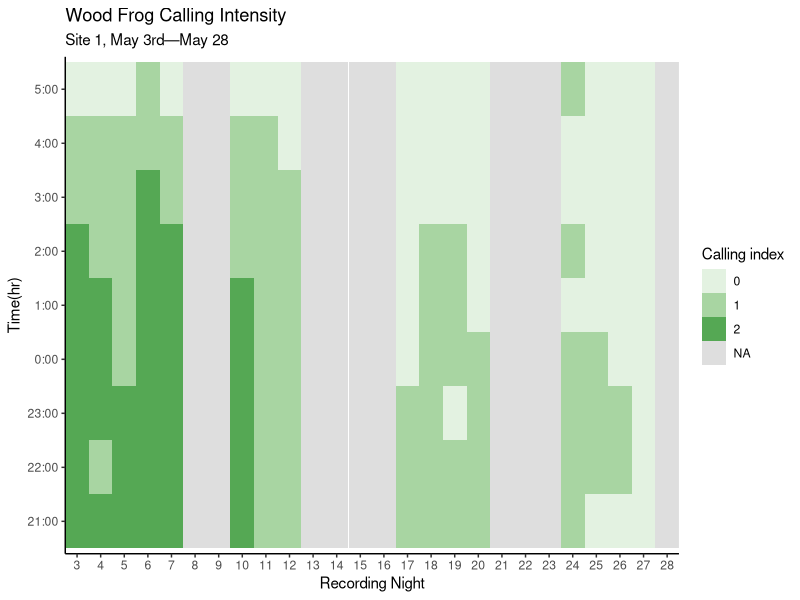
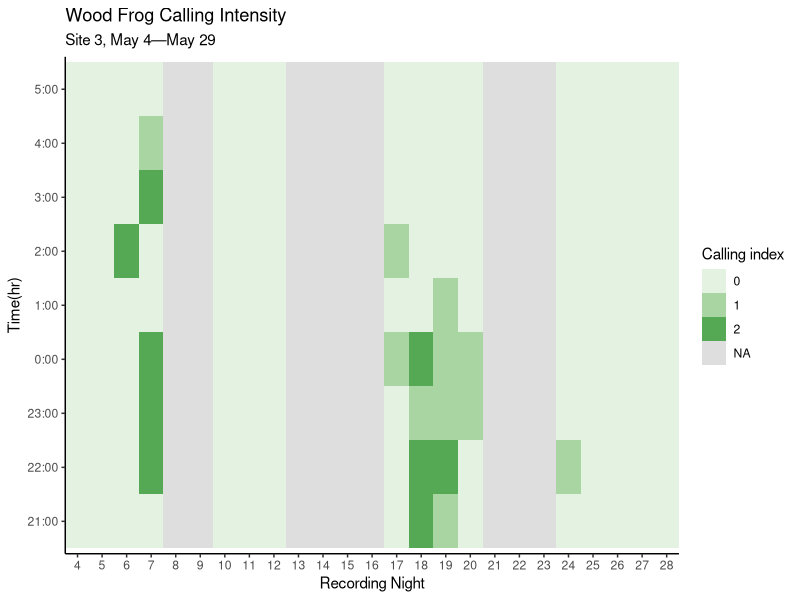
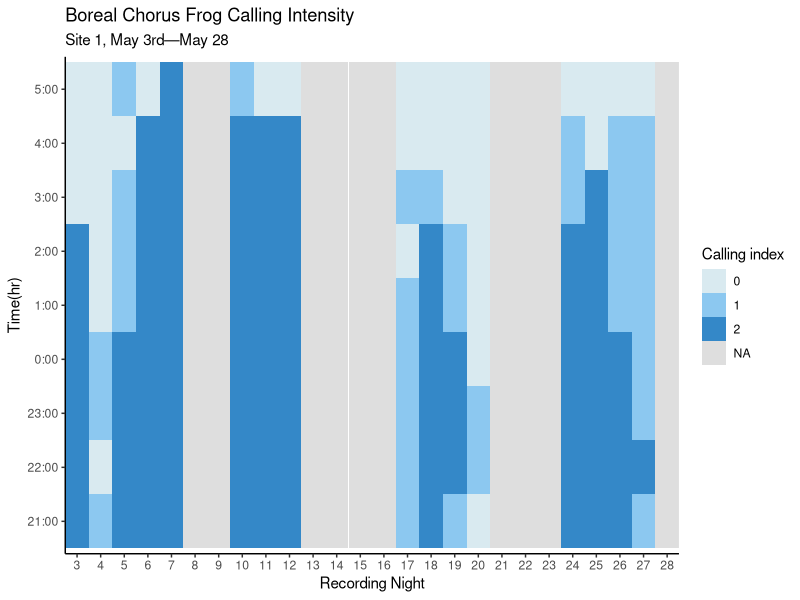
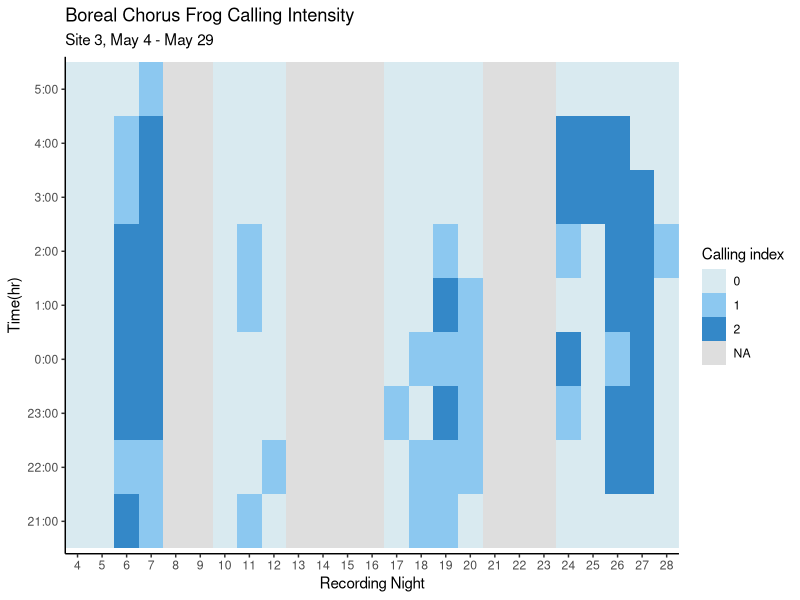
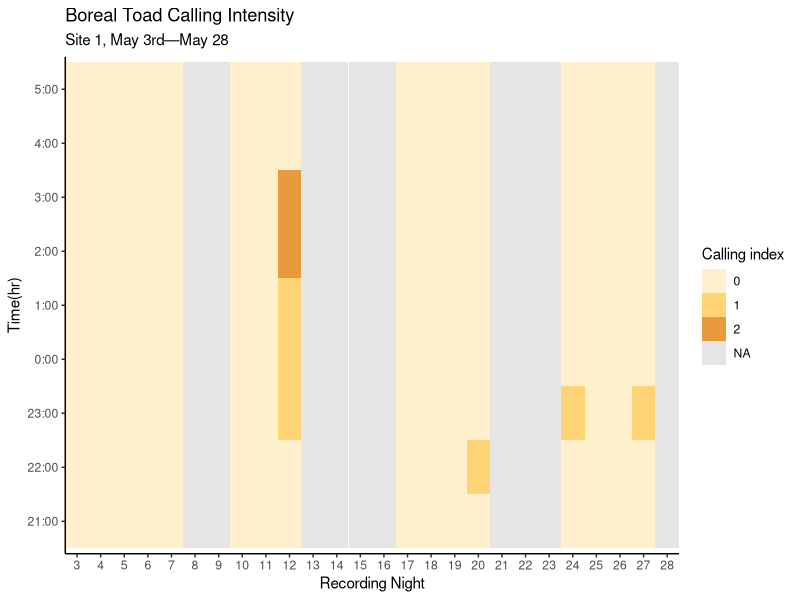
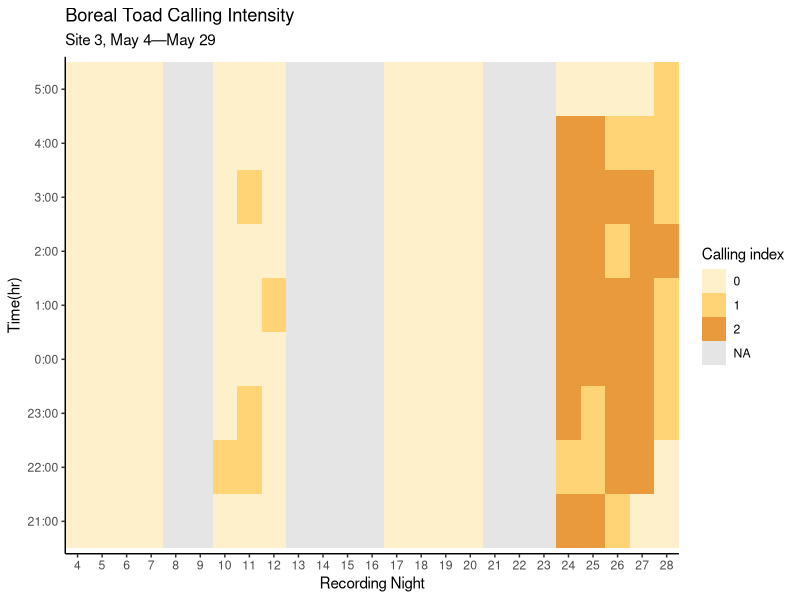

Source code (R) for these figures, in order:

# NECESSARY PACKAGES:

install.packages("ggplot2")
install.packages("dplyr")


library(ggplot2)
library(dplyr)


# DATA TIDYING AND COMPILATION: 

# collect all data from main file

data <- read.csv("data.csv")

# Main data file separated by species and site number: 

bchf.1<- select(data,time, night, site, species, index) 
bchf.1 <- filter(data, site == c(1), species == "bchf") 

bt.1 <- select(data,time, night, site, species, index) 
bt.1 <- filter(data, site == c(1), species == "bt") 

wf.1 <- select(data,time, night, site, species, index) 
wf.1 <- filter(data, site == c(1), species == "wf") 

bchf.3 <- select(data,time, night, site, species, index) 
bchf.3 <- filter(data, site == c(3), species == "bchf") 

bt.3 <- select(data,time, night, site, species, index) 
bt.3 <- filter(data, site == c(3), species == "bt") 

wf.3 <- select(data,time, night, site, species, index) 
wf.3 <- filter(data, site == c(3), species == "wf") 

#WOOD FROG:

# Site 1:

wf.1$time <- factor(
  wf.1$time, 
  levels = c("21:00", "22:00", "23:00", "0:00", "1:00", "2:00", "3:00", "4:00", "5:00")
)

ggplot(wf.1, aes(x = night, y = time, fill = factor(index))) +
  geom_tile() + 
  scale_fill_manual(
    values = c(
      "0" = "#E3F2E1",
      "1" = "#A8D5A2",
      "2" = "#55A854"
    ),
    na.value = "grey87",
    name = "Calling index"
  ) +
  scale_x_continuous(
    breaks = 3:28,
    expand = c(0,0)
  ) +
  scale_y_discrete(
    na.translate = FALSE
  ) +
  labs(
    x = "Recording Night",
    y = "Time(hr)",
    title = "Wood Frog Calling Intensity",
    subtitle = "Site 1, May 3rd—May 28"
  ) +
  theme_classic()

# Site 3:

wf.3$time <- factor(
  wf.3$time, 
  levels = c("21:00", "22:00", "23:00", "0:00", "1:00", "2:00", "3:00", "4:00", "5:00")
)

ggplot(wf.3, aes(x = night, y = time, fill = factor(index))) +
  geom_tile() + 
  scale_fill_manual(
    values = c(
      "0" = "#E3F2E1",
      "1" = "#A8D5A2",
      "2" = "#55A854"
    ),
    na.value = "grey87",
    name = "Calling index"
  ) +
  scale_x_continuous(
    breaks = 3:28,
    expand = c(0,0)
  ) +
  scale_y_discrete(
    na.translate = FALSE
  ) +
  labs(
    x = "Recording Night",
    y = "Time(hr)",
    title = "Wood Frog Calling Intensity",
    subtitle = "Site 3, May 4—May 29"
  ) +
  theme_classic()

#BOREAL CHORUS FROG:

#Site 1:

bchf.1$time <- factor(
  bchf.1$time, 
  levels = c("21:00", "22:00", "23:00", "0:00", "1:00", "2:00", "3:00", "4:00", "5:00")
)

ggplot(bchf.1, aes(x = night, y = time, fill = factor(index))) +
  geom_tile() + 
  scale_fill_manual(
    values = c(
      "0" = "#D9EAF0",
      "1" = "#8CC8F0",
      "2" = "#3488C8"
    ),
    na.value = "grey87",
    name = "Calling index"
  ) +
  scale_x_continuous(
    breaks = 3:28,
    expand = c(0,0)
  ) +
  scale_y_discrete(
    na.translate = FALSE
  ) +
  labs(
    x = "Recording Night",
    y = "Time(hr)",
    title = "Boreal Chorus Frog Calling Intensity",
    subtitle = "Site 1, May 3rd—May 28"
  ) +
  theme_classic()

#Site 3:

bchf.3$time <- factor(
  bchf.3$time, 
  levels = c("21:00", "22:00", "23:00", "0:00", "1:00", "2:00", "3:00", "4:00", "5:00")
)

ggplot(bchf.3, aes(x = night, y = time, fill = factor(index))) +
  geom_tile() + 
  scale_fill_manual(
    values = c(
      "0" = "#D9EAF0",
      "1" = "#8CC8F0",
      "2" = "#3488C8"
    ),
    na.value = "grey87",
    name = "Calling index"
  ) +
  scale_x_continuous(
    breaks = 3:28,
    expand = c(0,0)
  ) +
  scale_y_discrete(
    na.translate = FALSE
  ) +
  labs(
    x = "Recording Night",
    y = "Time(hr)",
    title = "Boreal Chorus Frog Calling Intensity",
    subtitle = "Site 3, May 4 - May 29"
  ) +
  theme_classic()


#BOREAL TOAD:

#Site 1:

bt.1$time <- factor(
  bt.1$time, 
  levels = c("21:00", "22:00", "23:00", "0:00", "1:00", "2:00", "3:00", "4:00", "5:00")
)

ggplot(bt.1, aes(x = night, y = time, fill = factor(index))) +
  geom_tile() + 
  scale_fill_manual(
    values = c(
      "0" = "#FFF0CC",
      "1" = "#FFD477",
      "2" = "#E99A3C"
    ),
    na.value = "grey90",
    name = "Calling index"
  ) +
  scale_x_continuous(
    breaks = 3:28,
    expand = c(0,0)
  ) +
  scale_y_discrete(
    na.translate = FALSE
  ) +
  labs(
    x = "Recording Night",
    y = "Time(hr)",
    title = "Boreal Toad Calling Intensity",
    subtitle = "Site 1, May 3rd—May 28"
  ) +
  theme_classic()

#Site 3:

bt.3$time <- factor(
  bt.3$time, 
  levels = c("21:00", "22:00", "23:00", "0:00", "1:00", "2:00", "3:00", "4:00", "5:00")
)

ggplot(bt.3, aes(x = night, y = time, fill = factor(index))) +
  geom_tile() + 
  scale_fill_manual(
    values = c(
      "0" = "#FFF0CC",
      "1" = "#FFD477",
      "2" = "#E99A3C"
    ),
    na.value = "grey90",
    name = "Calling index"
  ) +
  scale_x_continuous(
    breaks = 3:28,
    expand = c(0,0)
  ) +
  scale_y_discrete(
    na.translate = FALSE
  ) +
  labs(
    x = "Recording Night",
    y = "Time(hr)",
    title = "Boreal Toad Calling Intensity",
    subtitle = "Site 3, May 4—May 29"
  ) +
  theme_classic()
